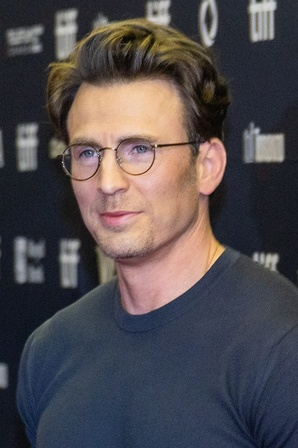
#> input picture 12_quiz/images/train/chris/1.jpg, 298 x 448 px, shrunk from 960 x 1442 before the run, found by its file name; its folder holds only this picture in this run
$ python main.py
#> lines starting #> are read from the running program, lines starting #| are printed output that depends on the picture
#> the answer given: 1
import os
import cv2
import numpy as np
import math

face_cascade = cv2.CascadeClassifier("haarcascade_frontalface_default.xml")
face_recognizer = cv2.face.LBPHFaceRecognizer_create()

train_dir = "images/train/"
test_dir = "images/test/"

classes = os.listdir(train_dir)


# training data
def train_test_model():
    face_list = []
    class_id_list = []

    for class_id, parent_path in enumerate(classes):
        face_dir = os.path.join(train_dir, parent_path)
        face_paths = os.listdir(face_dir)

        for path in face_paths:
            full_path = os.path.join(face_dir, path)
            gray = cv2.imread(full_path, cv2.IMREAD_GRAYSCALE)
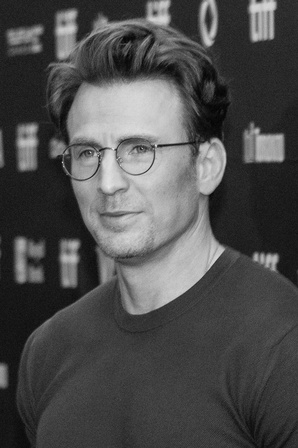
#> gray: shape (448, 298); min 0, max 231, mean 77.3

            detected_faces = face_cascade.detectMultiScale(gray, 1.2, 5)
#> detected_faces = [[189, 145, 42, 42], [45, 95, 147, 147]]

            if len(detected_faces) < 1:
                continue

            for rect in detected_faces:
                x, y, w, h = rect
                face_img = gray[y : y + h, x : x + w]
                face_list.append(face_img)
                class_id_list.append(class_id)
#> this loop made 2 passes
#> pass 1, in train_test_model, `face_img = gray[y : y + h, x : x + w]`:
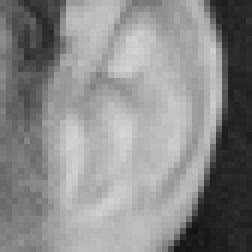
#> face_img: shape (42, 42) (shown 6 times larger); min 20, max 213, mean 138.1
#> pass 2, in train_test_model, `face_img = gray[y : y + h, x : x + w]`:
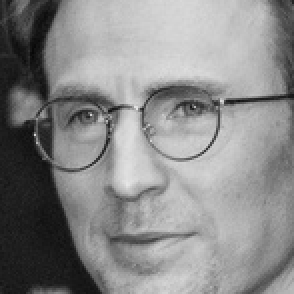
#> face_img: shape (147, 147) (shown 2 times larger); min 7, max 231, mean 137.4
#> after the loop, class_id_list = [0, 0]; face_list = 2 items

    # train
    face_recognizer.train(face_list, np.array(class_id_list))

    print("Training completed.")

    # testing
    total = 0
    correct = 0

    for class_id, parent_path in enumerate(classes):
        test_actor_dir = os.path.join(test_dir, parent_path)

        for filename in os.listdir(test_actor_dir):
            full_face_path = os.path.join(test_actor_dir, filename)
            img = cv2.imread(full_face_path)
#> img is the input picture: shape (448, 298, 3); mean B, G, R 79, 75.3, 80.7
            gray = cv2.cvtColor(img, cv2.COLOR_BGR2GRAY)

            detected_faces = face_cascade.detectMultiScale(gray, 1.2, 5)

            if len(detected_faces) < 1:
                continue

            for x, y, w, h in detected_faces:
                face_img = gray[y : y + h, x : x + w]
                predict_label, _ = face_recognizer.predict(face_img)

                total += 1

                if predict_label == class_id:
                    correct += 1
#> this loop made 2 passes
#> (x, y, w, h, predict_label, total, correct) on passes 1 to 2: (189, 145, 42, 42, 0, 1, 1), (45, 95, 147, 147, 0, 2, 2)
#> after the loop, correct = 2; total = 2

    accuracy = correct / total * 100
    print(f"Prediction accuracy: {accuracy:.2f}%")

    face_recognizer.write("lbph_model.xml")


def predict_picture():
    if not os.path.exists("lbph_model.xml"):
        print("Model doesn't exist.")
        return

    face_recognizer.read("lbph_model.xml")
    path_input = input("Enter image path: ")

    if not os.path.exists(path_input):
        print("Image path doesn't exist.")
        return

    img = cv2.imread(path_input)
    gray = cv2.cvtColor(img, cv2.COLOR_BGR2GRAY)

    detected_faces = face_cascade.detectMultiScale(gray, 1.2, 5)

    if len(detected_faces) < 1:
        print("No faces detected.")
        return

    for x, y, w, h in detected_faces:
        face_img = gray[y : y + h, x : x + w]
        res, conf = face_recognizer.predict(face_img)

        conf = math.floor(conf * 100) / 100
        name = classes[res]

        cv2.rectangle(img, (x, y), (x + w, y + h), (0, 255, 0), 1)
        text = name + " " + str(conf)

        cv2.putText(
            img, text, (x, y - 8), cv2.FONT_HERSHEY_SIMPLEX, 0.8, (0, 255, 0), 2
        )

    cv2.imshow("Prediction", img)
    cv2.waitKey(0)
    cv2.destroyAllWindows()


def menu():
    while True:
        print("1. Train")
        print("2. Predict")
        print("3. Exit")

#> (the run stopped early here; a loop or call above may not have finished)
